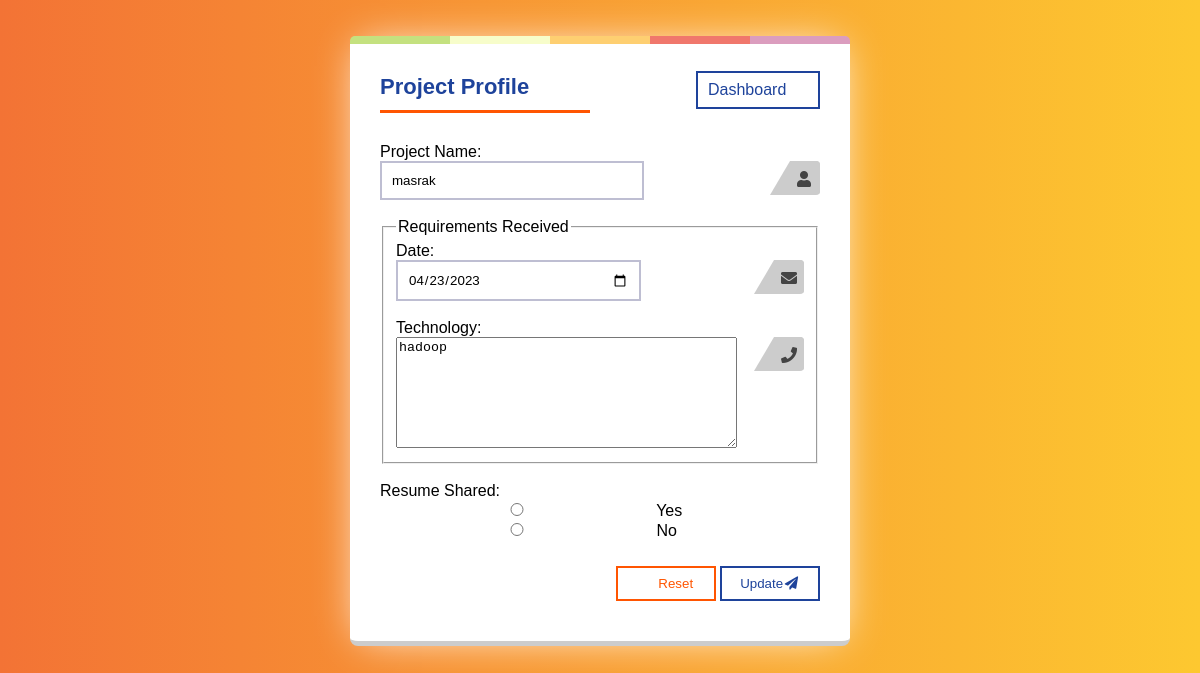
The page /edit_project/43/ on the database its author committed.
### app/models.py (models this page shows, shortened)
class Project(models.Model):
    project_name = models.CharField(max_length=256)
    date = models.DateField(default='',blank=True)
    technology = models.CharField(max_length=256, blank=True)
    resume_shared = models.BooleanField(default=False)
    edited_by = models.ForeignKey(BDE_User,on_delete=models.SET_NULL,null=True)

### app/views.py (the view, shortened to what this page needs)
# urls.py: path('edit_project/<int:project_id>/', views.edit_project, name='edit_project'),
def edit_project(request, project_id):
    project = get_object_or_404(models.Project, pk=project_id)
    context = {
        'project': project,
    }
    return render(request, 'edit_project.html', context)

### app/templates/edit_project.html (shortened to what this page needs)
<!DOCTYPE html>
{% load static %}
<html>
  <head>
    <link rel="stylesheet" href="{% static 'css/project.css' %}" />
    <link
      href="https://cdnjs.cloudflare.com/ajax/libs/font-awesome/5.15.3/css/all.min.css"
      rel="stylesheet"
    />
  </head>
  <body>
    <form
      class="form"
      method="POST"
      action="{% url 'edit_project' project.id %}"
    >
      <div class="form-header">
        <h2>Project Profile</h2>
        <a class="movebtn movebtnsu" style='text-decoration:none;' href="{% url 'dashboard'  %}">Dashboard</a>
      </div>      <div class="form-group">
        <label for="email">Project Name:</label>
        <br />
        <div class="relative">
          <input
            class="form-control"
            id="name"
            name="project_name"
            type="text"
            pattern="[a-zA-Z\s]+"
            required=""
            autofocus=""
            title="Username should only contain letters. e.g. Piyush Gupta"
            autocomplete=""
            placeholder="Type your Project name here..."
            value="{{ project.project_name }}"
          />
          <i class="fa fa-user"></i>
        </div>
        <br />
      </div>
      <fieldset>
        <legend>Requirements Received</legend>
        <div class="form-group">
          <label for="date">Date:</label>
          <div class="relative">
            <input
              class="form-control"
              type="date"
              name="date"
              pattern="\d{2}-\d{2}-\d{4}"
              required=""
              placeholder="mention date here..."
              value="{{ project.date|date:'Y-m-d' }}"
            />
            <i class="fa fa-envelope"></i>
          </div>
        </div>
        <br />
        <div class="form-group">
          <label for="technology">Technology:</label>
          <div class="relative">
            <textarea
              class="form-control"
              name="technology"
              rows="7"
              cols="40"
              required=""
              placeholder="Enter project technology..."
            >
{{ project.technology }}</textarea
            >
            <i class="fa fa-phone"></i>
          </div>
        </div>
      </fieldset>
      <br />
      <div class="form-group">
        <label for="resume_shared">Resume Shared:</label>
        <div class="radio-inline" style="flex-direction: column">
          <label class="radio-label">
            <input
              type="radio"
              name="resume_shared"
              value="yes"
              required=""
              {%
              if
              project.resume_shared
              %}checked{%
              endif
              %}
            />
            <span class="radio-text">Yes</span>
          </label>
          <label class="radio-label">
            <input
              type="radio"
              name="resume_shared"
              value="no"
              required=""
              {%
              if
              not
              project.resume_shared
              %}checked{%
              endif
              %}
            />
            <span class="radio-text">No</span>
          </label>
        </div>
      </div>
      <br />
      <div class="tright">
        <a href=""
          ><button class="movebtn movebtnre" type="reset">
             Reset
          </button></a
        >
        <button class="movebtn movebtnsu" type="submit">
          Update<i class="fa fa-fw fa-paper-plane"></i>
        </button>
      </div>
    </form>
  </body>
</html>

### app/templates/edit_project.html (style rules this page uses)
body { background: #fdc830; background: -webkit-linear-gradient(to right, #f37335, #fdc830); background: linear-gradient(to right, #f37335, #fdc830); }
.form-header { display: flex; align-items: center; justify-content: space-between; }

### rows shown on the page
Project: project_name "masrak", date "04/23/2023", technology "hadoop"
